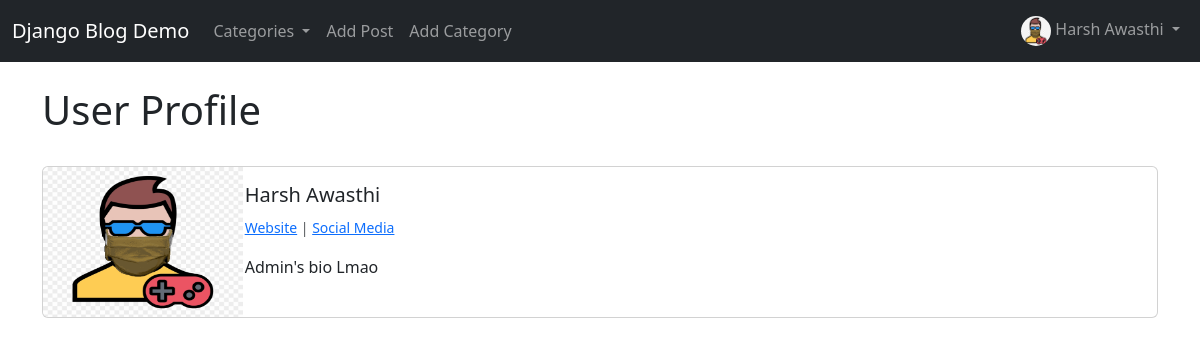
Page /1/1/profile/ (signed in) on the committed database.
### BlogDemo/models.py (models this page shows, shortened)
class UserProfile(models.Model):
    user = models.OneToOneField(User,null=True,on_delete=models.CASCADE)
    bio = models.TextField()
    profile_pic = models.ImageField(null=True,blank=True,upload_to='images/profilepics')
    social_media_url = models.CharField(max_length=255,null=True,blank=True)
    website_url = models.CharField(max_length=255,null=True,blank=True)
    def __str__(self):
        return str(self.user)

### AuthUsersSystem/views.py (the view)
# urls.py: path('<int:pk>/profile/', ProfileView.as_view(),name='profile'),
class ProfileView(generic.DetailView):
    model = UserProfile
    template_name = 'registration/user_profile.html'
    def get_context_data(self, *args, **kwargs):
        cat_menu = Category.objects.filter(id__lte=5)
        context = super(ProfileView,self).get_context_data(*args,**kwargs)
        profile_user = get_object_or_404(UserProfile, id=self.kwargs['pk'])
        context["cat_menu"] = cat_menu
        context["profile_user"] = profile_user
        return context

### BlogDemo/models.py (called while the page is built)
    def __str__(self):
        return self.name

### AuthUsersSystem/templates/registration/user_profile.html (shortened to what this page needs)
{% extends 'base.html' %}
{% load static %}
{% block content %}
    <h1>User Profile</h1>
    <br/>
    <div class="card mb-3">
        <div class="row g-0">
            <div class="col-md-2">
            {% if profile_user.profile_pic %}
                <img src="{{ profile_user.profile_pic.url }}" height="150" width ="200" class="rounded-start" alt="Profile Picture">
            {% else %}
                <img src="{% static 'BlogDemo/images/default_profile_pic.jpg' %}" height="150" width ="200" class="rounded-start" alt="Profile Picture">
            {% endif %}
            </div>
            <div class="col-md-10">
                <div class="card-body h-150">
                    <h5 class="card-title">{{ profile_user.user.first_name }} {{ profile_user.user.last_name }}</h5>
                    <p class="card-text">
                        <small class="text-body-secondary">
                            {% if profile_user.website_url %}
                                <a href="{{ profile_user.website_url }}">Website</a>
                            {% endif %}
                            {% if profile_user.social_media_url %}
                                | <a href="{{ profile_user.social_media_url }}">Social Media</a>
                            {% endif %}
                        </small>
                    </p>
                    <p class="card-text">{{ profile_user.bio }}</p>
                </div>
            </div>
        </div>
    </div>
{% endblock %}

### BlogDemo/templates/base.html (shortened to what this page needs)
<!doctype html>
<html lang="en">
  <head>
    <link href="https://cdn.jsdelivr.net/npm/bootstrap@5.3.2/dist/css/bootstrap.min.css" rel="stylesheet">
    <link rel="stylesheet" href="https://cdn.jsdelivr.net/npm/bootstrap-icons@1.11.2/font/bootstrap-icons.min.css">
  </head>
  <body>
    {% load static %}
    <nav class="navbar navbar-expand-lg navbar-dark bg-dark">
        <div class="container-fluid">
          <a class="navbar-brand" href="{% url 'home' %}">Django Blog Demo</a>
          <div class="collapse navbar-collapse" id="navbarSupportedContent">
            <ul class="navbar-nav me-auto mb-2 mb-lg-0">
              {% if cat_menu %}
                <li class="nav-item dropdown">
                  <a class="nav-link dropdown-toggle" href="#" role="button" data-bs-toggle="dropdown" aria-expanded="false">
                    Categories
                  </a>
                </li>
              {% endif %}
              {% if user.is_authenticated %}
                <li class="nav-item">
                  <a class="nav-link" href="{% url 'add-post' %}">Add Post</a>
                </li>
                <li class="nav-item">
                  <a class="nav-link" href="{% url 'add-category' %}">Add Category</a>
                </li>
              {% endif %}
            </ul>
            <ul class="navbar-nav ml-auto mb-2 mb-lg-0">
              {% if user.is_authenticated %}
                <li class="nav-item dropdown">
                  <a class="nav-link dropdown-toggle" href="#" role="button" data-bs-toggle="dropdown" aria-expanded="false">
                    {% if user.userprofile.profile_pic %}
                      <img src="{{ user.userprofile.profile_pic.url }}" height="30" width ="30" class="rounded-circle" alt="Profile Picture">
                    {% else %}
                      <img src="{% static 'BlogDemo/images/default_profile_pic.jpg' %}" height="30" width ="30" class="rounded-circle" alt="Profile Picture">
                    {% endif %}
                    {{user.first_name}} {{user.last_name}}
                  </a>
                </li>
              {% endif %}
            </ul>
          </div>
        </div>
      </nav>
    <br/>
    <div class="container">
        {% block content %}
        {% endblock %}
    </div>
  </body>
</html>

### rows in the picture
UserProfile: profile_pic (picture), user.first_name "Harsh", user.last_name "Awasthi", bio "Admin's bio Lmao"

### other values in the picture
{{ user.first_name }} "Harsh"
{{ user.last_name }} "Awasthi"
